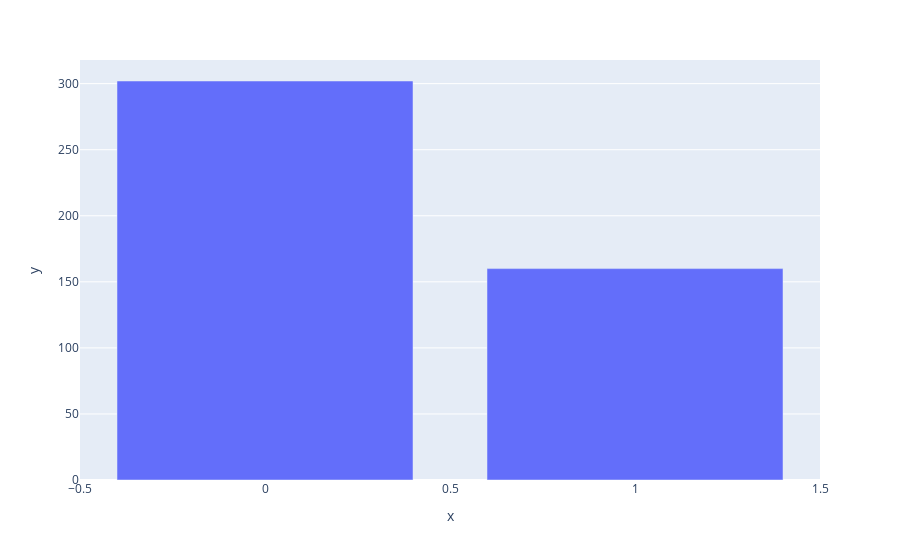

Notebook source saved alongside this figure:
### Code cell
fig = px.bar(df['response, coronary heart disease'],  x=[0,1], y = df['response, coronary heart disease'].value_counts() )
fig.show()

### Figure 1 — Plotly figure (JSON) as saved in the notebook; plotly's stock layout.template omitted (floating-point values rounded to 4 significant figures)
{"data": [{"alignmentgroup": "True", "hovertemplate": "x=%{x}<br>y=%{y}<extra></extra>", "legendgroup": "", "marker": {"color": "#636efa"}, "name": "", "offsetgroup": "", "orientation": "v", "showlegend": false, "textposition": "auto", "type": "bar", "x": [0, 1], "xaxis": "x", "y": [302, 160], "yaxis": "y"}], "layout": {"barmode": "relative", "legend": {"tracegroupgap": 0}, "margin": {"t": 60}, "xaxis": {"anchor": "y", "domain": [0, 1], "title": {"text": "x"}}, "yaxis": {"anchor": "x", "domain": [0, 1], "title": {"text": "y"}}}}
